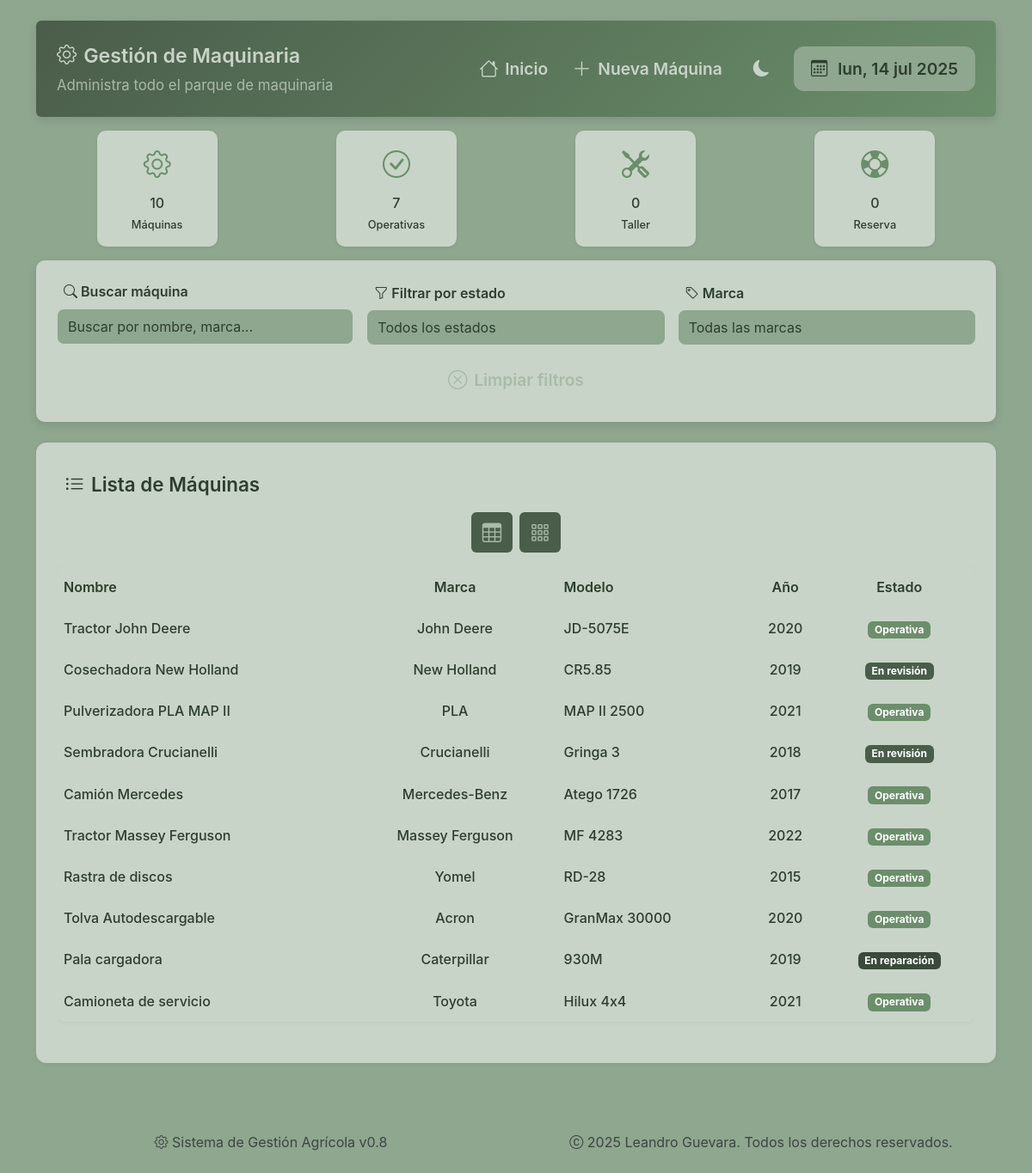
Page /maquina/ on the committed database.
### tables this page shows
CREATE TABLE maquinas (
        ID INTEGER PRIMARY KEY AUTOINCREMENT,
        Codigo TEXT UNIQUE NOT NULL,
        Nombre TEXT NOT NULL,
        Marca TEXT,
        Modelo TEXT,
        Año INTEGER,
        Estado TEXT,
        Observaciones TEXT,
        Foto TEXT
    );

### sistema_gestion_agricola/routes/maquinas.py (the view)
@maquinas_bp.route('/')
def listar_maquinas():
    conn = get_db_connection()
    maquinas = conn.execute('SELECT * FROM maquinas').fetchall()
    conn.close()
    return render_template('maquinas/listar.html', maquinas=maquinas)

### sistema_gestion_agricola/utils/db.py (called while the page is built)
def get_db_connection():
    conn = sqlite3.connect('sistema_gestion_agricola.db', timeout=10)
    conn.row_factory = sqlite3.Row
    return conn

### sistema_gestion_agricola/templates/maquinas/listar.html (shortened to what this page needs)
{% extends "base.html" %}
{% block content %}
<div class="page-wrapper">
    <div class="dashboard-header hidden-item p-4 mb-3 rounded">
        <div class="header-topbar">
            <div class="header-title">
                <h2 class="section-title"><i class="bi bi-gear"></i>Gestión de Maquinaria</h2>
                <p class="section-subtitle d-none d-md-block opacity-75">Administra todo el parque de maquinaria</p>
            </div>
            <div class="header-controls">
                <a href="{{ url_for('index') }}"
                    class="btn btn-outline-primary btn-sm ms-2"
                    style="font-size: 1rem;">
                    <i class="bi bi-house"></i>
                    <span class="d-none d-md-block d-md-inline">Inicio</span>
                </a>
                <a href="{{ url_for('maquinas.agregar_maquina') }}"
                    class="btn btn-outline-primary btn-sm"
                    style="font-size: 1rem;">
                    <i class="bi bi-plus-lg"></i>
                    <span class="d-none d-md-block d-md-inline">Nueva Máquina</span>
                </a>
                <button class="theme-toggle" id="themeToggle">
                    <i class="bi bi-moon-fill" id="themeIcon"></i>
                </button>
                <div class="calendar-badge fs-6 d-none d-lg-block">
                    <i class="bi bi-calendar3"></i> <span id="current-date"></span>
                </div>
            </div>
        </div>
    </div>
    <div class="stats-grid hidden-item">
        <div class="stat-card compact hidden-item">
            <div class="stat-icon hidden-item" data-delay="100"><i class="bi bi-gear"></i></div>
            <div class="stat-content">
                <h3>{{ maquinas|length }}</h3>
                <p>Máquinas</p>
            </div>
        </div>
        <div class="stat-card compact hidden-item">
            <div class="stat-icon hidden-item" data-delay="100"><i class="bi bi-check-circle"></i></div>
            <div class="stat-content">
                <h3>{{ maquinas|selectattr('Estado', 'equalto', 'Operativa')|list|length }}</h3>
                <p>Operativas</p>
            </div>
        </div>
        <div class="stat-card compact hidden-item">
            <div class="stat-icon hidden-item" data-delay="100"><i class="bi bi-tools"></i></div>
            <div class="stat-content">
                <h3>{{ maquinas|selectattr('Estado', 'equalto', 'En taller')|list|length }}</h3>
                <p>Taller</p>
            </div>
        </div>
        <div class="stat-card compact hidden-item">
        <div class="stat-icon hidden-item" data-delay="100"><i class="bi bi-life-preserver"></i></div>
            <div class="stat-content">
                <h3>{{ maquinas|selectattr('Estado', 'equalto', 'Reserva')|list|length }}</h3>
                <p>Reserva</p>
            </div>
        </div>
    </div>
    <div class="card-section mb-4 hidden-item">
        <div class="row g-3 align-items-end">
            <div class="col-md-4">
                <label for="searchInput" class="form-label">
                    <i class="bi bi-search"></i> Buscar máquina
                </label>
                <input type="text" class="form-control" id="searchInput" placeholder="Buscar por nombre, marca...">
            </div>
            <div class="col-md-4">
                <label for="filterEstado" class="form-label">
                    <i class="bi bi-funnel"></i> Filtrar por estado
                </label>
                <select class="form-select" id="filterEstado">
                    <option value="">Todos los estados</option>
                </select>
            </div>
            <div class="col-md-4">
                <label for="filterMarca" class="form-label">
                    <i class="bi bi-tag"></i> Marca
                </label>
                <select class="form-select" id="filterMarca">
                    <option value="">Todas las marcas</option>
                </select>
            </div>
            <div class="d-flex flex-column flex-md-row gap-2">
                <button type="button" class="btn btn-outline-secondary w-100 w-md-auto" onclick="clearFilters()">
                    <i class="bi bi-x-circle"></i> Limpiar filtros
                </button>
            </div>
        </div>
    </div>
    <section class="page-section hidden-item">
        <h3 class="section-title">
            <i class="bi bi-list-ul"></i> Lista de Máquinas
        </h3>
        <div class="view-toggle hidden-item">
            <button class="btn btn-sm btn-outline-secondary hidden-item" onclick="toggleView('table')" id="tableViewBtn">
                <i class="bi bi-table"></i>
            </button>
            <button class="btn btn-sm btn-outline-secondary hidden-item" onclick="toggleView('cards')" id="cardsViewBtn">
                <i class="bi bi-grid-3x3-gap"></i>
            </button>
        </div>
        <div id="tableView" class="table-view hidden-item">
            <div class="table-responsive hidden-item">
                <table class="table table-hover hidden-item align-middle">
                    <thead>
                        <tr>
                            <th>Nombre</th>
                            <th class="d-none d-md-table-cell text-center">Marca</th>
                            <th class="d-none d-md-table-cell">Modelo</th>
                            <th class="d-none d-lg-table-cell text-center">Año</th>
                            <th class="text-center">Estado</th>
                        </tr>
                    </thead>
                    <tbody id="maquinasTableBody">
                        {% for m in maquinas %}
                        <tr class="clickable-row maquina-row"
                            data-name="{{ m.Nombre|lower }}"
                            data-marca="{{ m.Marca|lower }}"
                            data-modelo="{{ m.Modelo|lower }}"
                            data-estado="{{ m.Estado }}"
                            data-machine-id="{{ m.ID }}">
                            <td>
                                <strong class="machine-name">{{ m.Nombre }}</strong>
                            </td>
                            <td class="d-none d-md-table-cell text-center">{{ m.Marca }}</td>
                            <td class="d-none d-md-table-cell">{{ m.Modelo }}</td>
                            <td class="d-none d-lg-table-cell text-center">{{ m.Año }}</td>
                            <td class="text-center">
                                {% if m.Estado == 'Operativa' %}
                                    <span class="badge" style="background-color: var(--agri-green-primary);">Operativa</span>
                                {% elif m.Estado == 'En taller' %}
                                    <span class="badge" style="background-color: var(--agri-green-secondary);">En taller</span>
                                {% elif m.Estado == 'En revisión' %}
                                    <span class="badge" style="background-color: var(--agri-green-dark);">En revisión</span>
                                {% elif m.Estado == 'En reparación' %}
                                    <span class="badge" style="background-color: var(--agri-green-darker);">En reparación</span>
                                {% elif m.Estado == 'Fuera de servicio' %}
                                    <span class="badge" style="background-color: var(--agri-dark);">Fuera de servicio</span>
                                {% else %}
                                    <span class="badge text-dark" style="background-color: var(--agri-light);">{{ m.Estado }}</span>
                                {% endif %}
                            </td>
                        </tr>
                        {% endfor %}
                    </tbody>
                </table>
            </div>
        </div>
                {% for m in maquinas %}
                    {% set wrapper_class = "machine-card-wrapper" %}
                    {% set card_class = "machine-card maquina-card" %}
                    {% set id = m.ID %}
                    {% set image = url_for('static', filename='fotos/maquinas/' ~ m.Foto) if m.Foto else None %}
                    {% set placeholder_icon = "bi bi-tractor" %}
                    {% set badge_text, badge_class = (
                        ('Operativa', 'bg-success') if m.Estado == 'Operativa' else
                        ('En taller', 'bg-warning text-dark') if m.Estado == 'En taller' else
                        ('Fuera de servicio', 'bg-danger') if m.Estado == 'Fuera de servicio' else
                        (m.Estado, 'bg-secondary')
                    ) %}
                    {% set title = m.Nombre %}
                    {% set details = "<strong>Marca:</strong> " ~ m.Marca ~ "<br><strong>Modelo:</strong> " ~ m.Modelo ~ "<br><strong>Año:</strong> " ~ m.Año %}
                    {% set edit_url = url_for('maquinas.editar_maquina', id=m.ID) %}
                    {% set data_attrs = {
                        "name": m.Nombre|lower,
                        "marca": m.Marca|lower,
                        "modelo": m.Modelo|lower,
                        "estado": m.Estado
                    } %}
                {% endfor %}
    </section>
</div>
{% endblock %}

### sistema_gestion_agricola/static/css/base.css (style rules this page uses)
html, body, div, span, applet, object, iframe, h1, h2, h3, h4, h5, h6, p, blockquote, pre, a, abbr, acronym, address, big, cite, code, del, dfn, em, img, ins, kbd, q, s, samp, small, strike, strong, sub, sup, tt, var, b, u, i, center, dl, dt, dd, ol, ul, li, fieldset, form, label, legend, table, caption, tbody, tfoot, thead, tr, th, td, article, aside, canvas, details, embed, figure, figcaption, footer, header, hgroup, menu, nav, output, ruby, section, summary, time, mark, audio, video { margin: 0; padding: 0; border: 0; font-size: 100%; font: inherit; vertical-align: baseline; box-sizing: border-box; }
article, aside, details, figcaption, figure, footer, header, hgroup, menu, nav, section { display: block; }
body { line-height: 1.5; font-family: 'Inter', 'Segoe UI', Arial, sans-serif; background: var(--bg-color); color: var(--text-color); min-height: 100vh; -webkit-font-smoothing: antialiased; -moz-osx-font-smoothing: grayscale; transition: var(--transition); }
a { color: var(--agri-green, #388e3c); text-decoration: none; transition: color 0.2s; }
input, select, textarea, button { font-family: inherit; font-size: 1rem; border-radius: 6px; border: 1px solid var(--border-color, #e9ecef); padding: 0.5em 0.75em; outline: none; transition: border-color 0.2s, box-shadow 0.2s; }
button { cursor: pointer; border: none; background: none; }
.text-center { text-align: center !important; }
.w-100 { width: 100% !important; }
.h-100 { height: 100% !important; }
.d-flex { display: flex !important; }
.flex-column { flex-direction: column !important; }
.gap-2 { gap: 1rem !important; }
*, *::before, *::after { box-sizing: border-box; }

### sistema_gestion_agricola/static/css/theme.css (style rules this page uses)
:root { --agri-green-primary: #6b8e6b; --agri-green-secondary: #8fa68f; --agri-green-tertiary: #a8bba8; --agri-green-dark: #4a5d4a; --agri-green-darker: #3a4a3a; --agri-green-light: #e8f0e8; --agri-green-muted: #c8d4c8; --card-bg: var(--agri-green-primary); --text-color: #2d3e2d; --radius: 8px; --transition: all 0.3s cubic-bezier(.4,2,.6,1); --hover-bg: var(--agri-green-tertiary); --btn-primary: var(--agri-green-primary); --btn-primary-hover: var(--agri-green-tertiary); --btn-secondary: var(--agri-green-primary); --btn-secondary-hover: var(--agri-green-dark); --btn-accent: var(--agri-green-primary); --btn-accent-hover: var(--agri-green-dark); --btn-neutral: var(--agri-green-muted); --btn-neutral-hover: var(--agri-green-secondary); --btn-disabled: var(--agri-green-darker); --btn-disabled-text: var(--agri-green-muted); }
[data-bs-theme="light"] { --bg-color: var(--agri-green-secondary); --text-color: #2d3e2d; --card-bg: var(--agri-green-muted) !important; --header-bg: linear-gradient(135deg, var(--agri-green-dark), var(--agri-green-primary)); --hover-bg: var(--agri-green-tertiary); --hover-text: var(--agri-green-darker); --agri-light: #f8fafc; --agri-dark: #2a2f2a; --btn-bg-primary: var(--agri-green-secondary); --btn-text-primary: var(--agri-green-dark); --btn-border-primary: var(--agri-green-dark); --btn-bg-secondary: var(--agri-green-dark); --btn-text-secondary: var(--agri-green-tertiary); --btn-border-secondary: var(--agri-green-tertiary); --btn-bg-tertiary: var(--agri-green-muted); --btn-text-tertiary: var(--agri-green-darker); --btn-border-tertiary: var(--agri-green-darker); }
body, .card-section, .dashboard-header, .btn, .badge { transition: var(--transition); }

### sistema_gestion_agricola/static/css/custom.css (style rules this page uses)
.stats-grid { display: grid; grid-template-columns: repeat(auto-fit, minmax(160px, 1fr)); gap: 1rem; padding: 0 0.6rem; margin-bottom: 1rem; }
@media (min-width: 1024px) { .stats-grid { grid-template-columns: repeat(4, 1fr); } }
.stat-card { background: var(--card-bg, #fff); border-radius: 10px; box-shadow: 0 1px 4px rgba(0,0,0,0.07); padding: 1rem; display: flex; flex-direction: column; justify-content: center; transition: all 0.4s ease; cursor: default; }
.stat-card.compact { aspect-ratio: 1 / 1; max-width: 140px; max-height: 140px; width: 100%; justify-self: center; justify-content: center; text-align: center; align-items: center; place-items: center; padding: 1rem; }
.stat-icon { width: 48px; height: 48px; border-radius: 50%; display: flex; align-items: center; justify-content: center; font-size: 2rem; color: var(--agri-green-primary, #2e7d32); margin-bottom: 0.5rem; }
.stat-content h3, .stat-content p { margin: 0; font-weight: 550; color: var(--text-color, #222); }
.stat-content p { margin-top: 0.25rem; font-size: 0.9rem; }

### rows in the picture
maquinas: Nombre "Tractor John Deere", Marca "John Deere", Modelo "JD-5075E", Año "2020", Estado "Operativa"
maquinas: Nombre "Cosechadora New Holland", Marca "New Holland", Modelo "CR5.85", Año "2019", Estado "En revisión"
maquinas: Nombre "Pulverizadora PLA MAP II", Marca "PLA", Modelo "MAP II 2500", Año "2021", Estado "Operativa"
maquinas: Nombre "Sembradora Crucianelli", Marca "Crucianelli", Modelo "Gringa 3", Año "2018", Estado "En revisión"
maquinas: Nombre "Camión Mercedes", Marca "Mercedes-Benz", Modelo "Atego 1726", Año "2017", Estado "Operativa"
maquinas: Nombre "Tractor Massey Ferguson", Marca "Massey Ferguson", Modelo "MF 4283", Año "2022", Estado "Operativa"
maquinas: Nombre "Rastra de discos", Marca "Yomel", Modelo "RD-28", Año "2015", Estado "Operativa"
maquinas: Nombre "Tolva Autodescargable", Marca "Acron", Modelo "GranMax 30000", Año "2020", Estado "Operativa"
maquinas: Nombre "Pala cargadora", Marca "Caterpillar", Modelo "930M", Año "2019", Estado "En reparación"
maquinas: Nombre "Camioneta de servicio", Marca "Toyota", Modelo "Hilux 4x4", Año "2021", Estado "Operativa"

### other values in the picture
{{ maquinas|length }} "10"
{{ maquinas|selectattr('Estado', 'equalto', 'Operativa')|list|length }} "7"
{{ maquinas|selectattr('Estado', 'equalto', 'En taller')|list|length }} "0"
{{ maquinas|selectattr('Estado', 'equalto', 'Reserva')|list|length }} "0"
